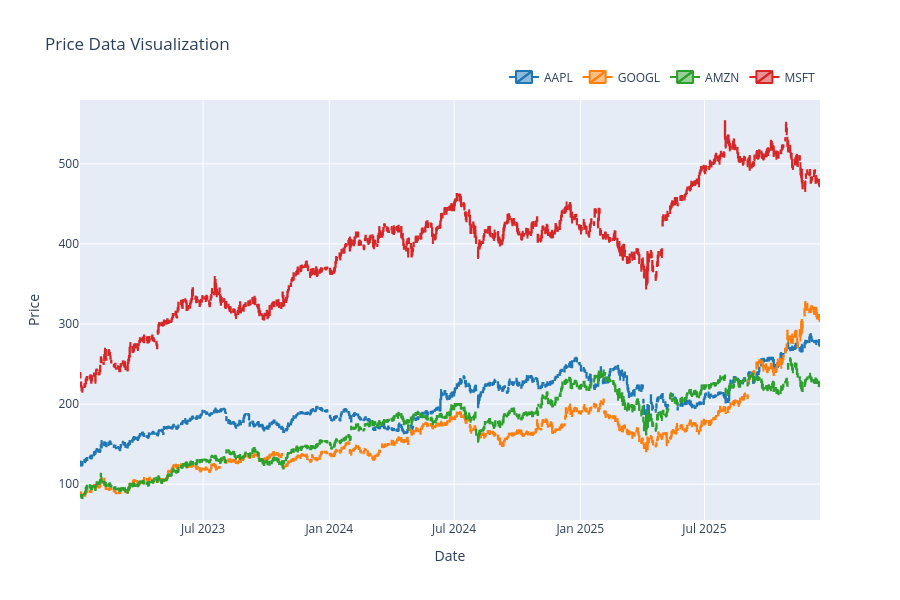

Here is the notebook cell this chart was saved with:
### Markdown cell above
## Plotter for PriceData
---

### Code cell
plotter = PriceDataPlotter()
for pdata in price_datas.values():
    plotter.add(pdata)
plotter.show()

### Figure 1 — Plotly figure (JSON) as saved in the notebook; plotly's stock layout.template omitted (floating-point values rounded to 4 significant figures; data arrays with more than 128 entries replaced by an {"elided": "..."} marker saying what was removed)
{"data": [{"close": {"elided": "742 float values"}, "decreasing": {"line": {"color": "#1f77b4"}}, "high": {"elided": "742 float values"}, "increasing": {"line": {"color": "#1f77b4"}}, "low": {"elided": "742 float values"}, "name": "AAPL", "open": {"elided": "742 float values"}, "x": {"elided": "742 str values"}, "type": "candlestick"}, {"close": {"elided": "742 float values"}, "decreasing": {"line": {"color": "#ff7f0e"}}, "high": {"elided": "742 float values"}, "increasing": {"line": {"color": "#ff7f0e"}}, "low": {"elided": "742 float values"}, "name": "GOOGL", "open": {"elided": "742 float values"}, "x": {"elided": "742 str values"}, "type": "candlestick"}, {"close": {"elided": "742 float values"}, "decreasing": {"line": {"color": "#2ca02c"}}, "high": {"elided": "742 float values"}, "increasing": {"line": {"color": "#2ca02c"}}, "low": {"elided": "742 float values"}, "name": "AMZN", "open": {"elided": "742 float values"}, "x": {"elided": "742 str values"}, "type": "candlestick"}, {"close": {"elided": "742 float values"}, "decreasing": {"line": {"color": "#d62728"}}, "high": {"elided": "742 float values"}, "increasing": {"line": {"color": "#d62728"}}, "low": {"elided": "742 float values"}, "name": "MSFT", "open": {"elided": "742 float values"}, "x": {"elided": "742 str values"}, "type": "candlestick"}], "layout": {"xaxis": {"rangeslider": {"visible": false}, "title": {"text": "Date"}}, "legend": {"orientation": "h", "yanchor": "bottom", "y": 1.02, "xanchor": "right", "x": 1}, "title": {"text": "Price Data Visualization"}, "yaxis": {"title": {"text": "Price"}}, "height": 600, "hovermode": "x unified"}}
